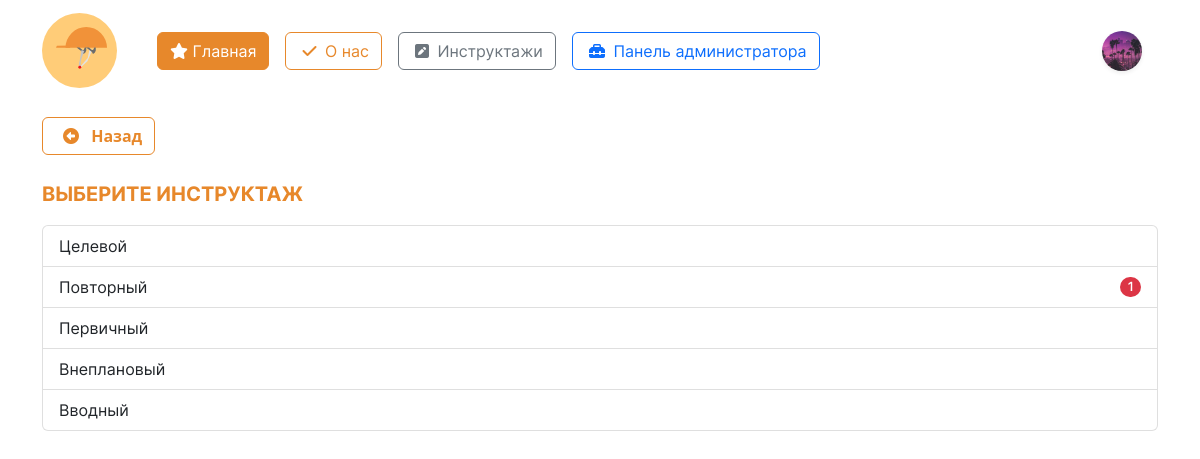
/account/themes_inst/ (signed in), run on the app's committed database.
### initru/models.py (models this page shows, shortened)
class CustomUser(AbstractUser):  # custom user for Users with django
    gen = (
        ('m', 'Мужской'),
        ('j', 'Женский')
    )
    patronymic = models.CharField(
        'Отчество',
        max_length=250,
    )
    gender = models.CharField(
        'Пол', choices=gen,
        max_length=3, null=True,
    )
    birthday_date = models.DateField(
        'Дата рождения', null=True,
    )
    region  = models.ForeignKey(
        Region, on_delete=models.CASCADE,
        null=True, verbose_name='Регион',
    )
    city  = ChainedForeignKey(
        City,
        chained_field='region',
        chained_model_field="region",
        show_all=False,
        auto_choose=True,
        null=True,
        sort=True, verbose_name = 'Город')
    street  = models.ForeignKey(
        Street, on_delete=models.CASCADE,
        null=True, verbose_name='Улица',
    )
    house = models.IntegerField(
        "Номер дома", null=True,
    )
    flat = models.IntegerField(
        'Этаж', null=True,
    )
    avatar = models.ImageField(
        'Изображение пользователя',
        upload_to='images/users/',
        null=True,
        blank=True,
    )
    phone_number = models.CharField(
        'Номер телефона', max_length=20,unique=True,
        blank=False, null=True,
    )
    type_user  = models.ForeignKey(
        typeuser, on_delete=models.CASCADE,
        verbose_name='Тип пользователя', null=True,
    )
    groupStud  = models.ForeignKey(
        Groups, on_delete=models.CASCADE,
        verbose_name='Группа', null=True,
        blank=True
    )
    role  = models.ForeignKey(
        role, on_delete=models.CASCADE,
        null=True, verbose_name='Роль',
    )
    date_end = models.DateField(
        'Дата завершения зачисления',
        null=True,
    )

class inst(models.Model):
    name_instruction = models.CharField(
        'Название инструктажа',
        max_length=64
    )
    date_period = models.IntegerField(
        'Период инструктажа'
    )
    class Meta:
        verbose_name = 'Инструктаж'
        verbose_name_plural = 'Инструктажи'

### initru/views.py (the view)
# urls.py: path('account/themes_inst/', BriefLayoutView.listBriefs, name = "brief"),
    @login_required
    def listBriefs(request):
        page_name = "user_tests/user_themes_tests_list.html"
        themesInstructions = inst.objects.all().order_by("-name_instruction")
        briefForUser = briefsForPeoples.assignedBrief(request)
        for i in themesInstructions:
            i.counttest2 = test.get_need_instr(request, i.pk).count() + int(briefsForPeoples.objects.filter(test__instruction = i.pk, # инструктаж
            test__type_user = request.user.type_user, # тип пользователя
            ).count())
        values = {
            'themes': themesInstructions,
        }
        return render(request, page_name, values)

### initru/models.py (called while the page is built)
    @staticmethod
    def get_need_instr(request, id):
        return test.objects.filter(
            instruction = id, # инструктаж
            type_user = request.user.type_user, # тип пользователя
            stud_groups = request.user.groupStud # группа
            )

    @staticmethod
    def assignedBrief(request):
        return briefsForPeoples.objects.filter(user=request.user)

### initru/templates/user_tests/user_themes_tests_list.html (shortened to what this page needs)
{% extends "../base.html" %}
{% block content %}
<div class="container mt-3">
    <a class = 'btn btn-outline-orange mb-2 fw-bold' onclick="javascript:history.back(); return false;" href ="#">
        <i class="fa-solid fa-circle-left mx-2"></i>
        Назад
    </a>
    <p class = 'fs-5 text-uppercase mt-3' style="font-family: 'Inter-Bold'; color:#E7882B;">Выберите инструктаж</p>
    <div class="list-group mt-3" style='font-family: "Inter-Regular";'>
        {% for item in themes %}
            <a class="list-group-item list-group-item-action d-flex justify-content-between align-items-center" href="{% url 'test_list' item.id %}">{{ item.name_instruction }}
                {% if item.counttest2|stringformat:"s" != '0' %}
                    <span class="badge rounded-pill text-white bg-danger">
                        {{ item.counttest2 }}
                    </span>
                {% endif %}
            </a>
        {% endfor %}
    </div>
</div>
{% endblock %}

### initru/templates/base.html (shortened to what this page needs)
<!DOCTYPE html>
{% load static %}
<html lang="ru">
<head>
	<link rel="stylesheet" href="{% static 'css/bootstrap.min.css' %}">
	<link rel="stylesheet" href="{% static 'css/style.css' %}">
	<link href="{% static 'fontawesomefree/css/fontawesome.css' %}" rel="stylesheet" type="text/css">
	<link href="{% static 'fontawesomefree/css/brands.css' %}" rel="stylesheet" type="text/css">
	<link href="{% static 'fontawesomefree/css/solid.css' %}" rel="stylesheet" type="text/css">
</head>
<header>
	<nav class="navbar" style='font-family: "Inter-Regular";'>
		<div class="container">
			<div class='d-flex align-items-center'>
				<a href="{% url 'main' %}" class="navbar-brand">
					<img src="{% static 'images/logo.svg' %}" alt="logo" height="75">
				</a>
				<div class="d-flex mx-3 flex-wrap">
					<a class='btn btn-orange mx-2' href="{% url 'main' %}">
						<i class="fa-solid fa-star"></i>
						Главная
					</a>
					<a class='btn btn-outline-orange mx-2' href="{% url 'about' %}">
						<i class="fa-solid fa-check mx-1"></i>
						О нас
					</a>
					{% if user.is_authenticated %}
					<a class='btn btn-outline-secondary mx-2' href="{% url 'brief' %}">
						<i class="fa-solid fa-square-pen mx-1"></i>
						Инструктажи
					</a>
						{% if user.is_superuser %}
							<a class='btn btn-outline-primary mx-2' href="{% url 'admin:index' %}">
								<i class="fa-solid fa-toolbox mx-1"></i>
								Панель администратора
							</a>
						{% endif %}
					{% endif %}
				</div>
			</div>
			<div class='navbar d-flex justify-content-center'>
				{% if user.is_authenticated %}
				<div class="dropdown text-end d-flex mx-2">
					<a class="d-block link-dark text-decoration-none d-flex align-items-center" id="dropdownUser1" data-bs-toggle="dropdown" aria-expanded="false">
						<div class = 'rounded-circle mx-2 shadow-sm' style = '
							width: 40px;
							height: 40px;
							background-position: center;
							background-repeat: no-repeat;
							background-size: cover;
							background-clip: unset;
							background-image: url("{{ request.user.avatar.url }}");
						'></div>
					</a>
				</div>
				{% else %}
				<div class="dropdown text-end">
					<a href="{% url 'login' %}" class="d-block link-dark text-decoration-none">
						<img src="{% static 'images/startPage/user/user.svg' %}" alt="user">
					</a>
				</div>
				{% endif %}
			</div>
		</div>
	</nav>
</header>
<body>
	<main>
		{% block content %}
		{% endblock content %}
	</main>
</body>
</html>

### data on the page
CustomUser: user.avatar (picture)
inst: name_instruction "Целевой"
inst: name_instruction "Повторный", counttest2 "1"
inst: name_instruction "Первичный"
inst: name_instruction "Внеплановый"
inst: name_instruction "Вводный"
